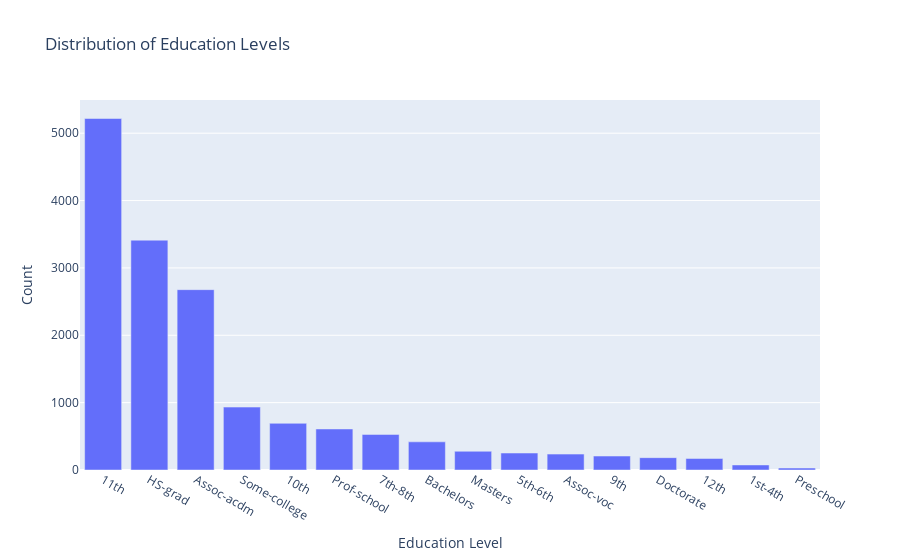

The notebook cell saved with this chart:
### Code cell
px.bar(data['education'].value_counts(), x=data['education'].unique(), y=data['education'].value_counts(), labels={'x':'Education Level', 'y':'Count'}, title='Distribution of Education Levels')

### Figure 1 — Plotly figure (JSON) as saved in the notebook; plotly's stock layout.template omitted (floating-point values rounded to 4 significant figures)
{"data": [{"alignmentgroup": "True", "hovertemplate": "Education Level=%{x}<br>Count=%{y}<extra></extra>", "legendgroup": "", "marker": {"color": "#636efa", "pattern": {"shape": ""}}, "name": "", "offsetgroup": "", "orientation": "v", "showlegend": false, "textposition": "auto", "type": "bar", "x": ["11th", "HS-grad", "Assoc-acdm", "Some-college", "10th", "Prof-school", "7th-8th", "Bachelors", "Masters", "5th-6th", "Assoc-voc", "9th", "Doctorate", "12th", "1st-4th", "Preschool"], "xaxis": "x", "y": [5218, 3412, 2677, 934, 693, 609, 528, 418, 278, 252, 236, 207, 183, 171, 75, 29], "yaxis": "y"}], "layout": {"barmode": "relative", "legend": {"tracegroupgap": 0}, "title": {"text": "Distribution of Education Levels"}, "xaxis": {"anchor": "y", "domain": [0, 1], "title": {"text": "Education Level"}}, "yaxis": {"anchor": "x", "domain": [0, 1], "title": {"text": "Count"}}}}
